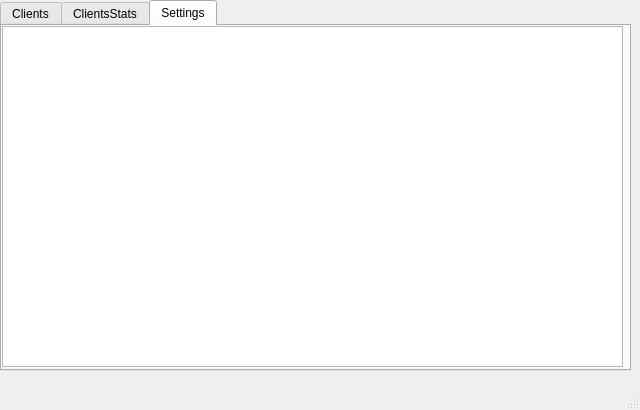
<?xml version="1.0" encoding="UTF-8"?>
<ui version="4.0">
 <class>MainWindow</class>
 <widget class="QMainWindow" name="MainWindow">
  <property name="geometry">
   <rect>
    <x>0</x>
    <y>0</y>
    <width>640</width>
    <height>410</height>
   </rect>
  </property>
  <property name="windowTitle">
   <string>Gigachat</string>
  </property>
  <widget class="QWidget" name="centralwidget">
   <widget class="QTabWidget" name="tabWidget">
    <property name="geometry">
     <rect>
      <x>0</x>
      <y>0</y>
      <width>631</width>
      <height>371</height>
     </rect>
    </property>
    <property name="currentIndex">
     <number>2</number>
    </property>
    <widget class="QWidget" name="Clients">
     <attribute name="title">
      <string>Clients</string>
     </attribute>
     <widget class="QListWidget" name="ClientsList">
      <property name="geometry">
       <rect>
        <x>0</x>
        <y>0</y>
        <width>621</width>
        <height>341</height>
       </rect>
      </property>
     </widget>
    </widget>
    <widget class="QWidget" name="ClientsStats">
     <attribute name="title">
      <string>ClientsStats</string>
     </attribute>
     <widget class="QListWidget" name="ClientsStatsList">
      <property name="geometry">
       <rect>
        <x>0</x>
        <y>0</y>
        <width>621</width>
        <height>341</height>
       </rect>
      </property>
     </widget>
    </widget>
    <widget class="QWidget" name="Settings">
     <attribute name="title">
      <string>Settings</string>
     </attribute>
     <widget class="QListWidget" name="ParametersList">
      <property name="geometry">
       <rect>
        <x>0</x>
        <y>0</y>
        <width>621</width>
        <height>341</height>
       </rect>
      </property>
     </widget>
    </widget>
   </widget>
  </widget>
  <widget class="QMenuBar" name="menubar">
   <property name="geometry">
    <rect>
     <x>0</x>
     <y>0</y>
     <width>640</width>
     <height>20</height>
    </rect>
   </property>
  </widget>
  <widget class="QStatusBar" name="statusbar"/>
 </widget>
 <resources/>
 <connections/>
</ui>
